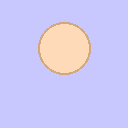

The script that saved this image:
#!/usr/bin/env python3
from PIL import Image, ImageDraw

img = Image.new('RGBA', (128, 128), (200, 200, 255, 255))
draw = ImageDraw.Draw(img)

# 画一个测试椭圆
skin = (255, 218, 185)
skin_dark = (210, 170, 120)

cx = 64
cy = 48
r = 26

print(f"Drawing ellipse at ({cx}, {cy}) with r={r}")
print(f"Bounding box: [{cx-r}, {cy-r}, {cx+r}, {cy+r}]")

draw.ellipse([cx - r, cy - r, cx + r, cy + r],
             fill=skin, outline=skin_dark, width=2)

img.save('/workspace/miner_tycoon/test_ellipse.png')
print("Saved test_ellipse.png")

# 检查
for y in range(0, 128, 2):
    has_pixel = False
    line = ""
    for x in range(0, 128, 4):
        p = img.getpixel((x, y))
        if p[0] > 200 and p[1] > 180 and p[2] > 150 and p[3] > 200:
            has_pixel = True
            line += "S"
        elif p[3] > 100 and not (p[0] == 200 and p[1] == 200 and p[2] == 255):
            has_pixel = True
            line += "."
        else:
            line += " "
    if has_pixel:
        print(f"y={y:3d}: {line}")
